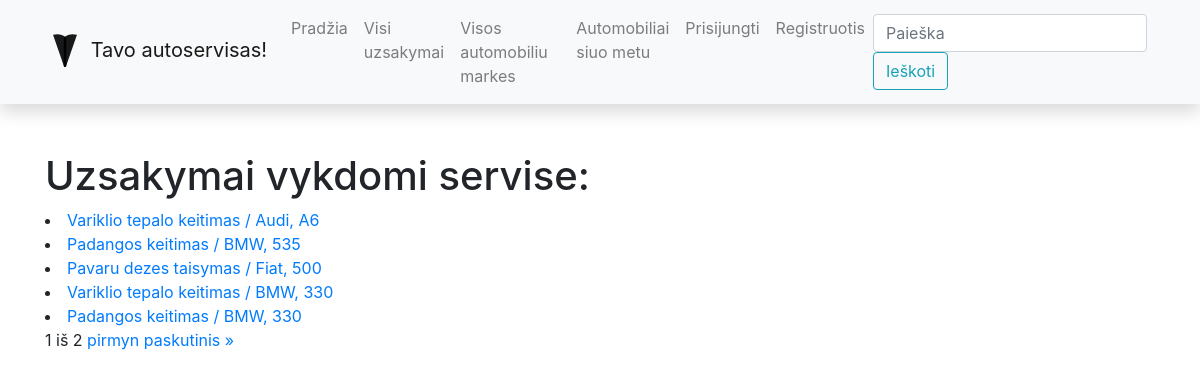
/autoservisas/uzsakymaseil/, run on the app's committed database.
### autoservisas/models.py (models this page shows, shortened)
class UzsakymoEilute(models.Model):
    kiekis = models.CharField('Kiekis', max_length=2, help_text='Iveskite perkamos paslaugos kieki')
    kaina = models.FloatField('Kaina', max_length=10, help_text='Iveskite paslaugos kaina', default=0)
    paslauga_id = models.ForeignKey('Paslauga', on_delete=models.SET_NULL, null=True)
    uzsakymas_id = models.ForeignKey('Uzsakymas', on_delete=models.SET_NULL, null=True)
    useris = models.ForeignKey(User, on_delete=models.SET_NULL, null=True, blank=True)
    grazinti_iki = models.DateField('Pabaigti darbus iki: ', null=True, blank=True)
    class Meta:
        verbose_name = "Uzsakymo eilute"
        verbose_name_plural = "Uzsakymo eilutes"

class Paslauga(models.Model):
    pavadinimas = models.CharField('Pavadinimas', max_length=200, help_text='Iveskite paslaugos pavadinima')
    kaina = models.FloatField('Kaina', max_length=10, help_text='Iveskite paslaugos kaina')
    class Meta:
        verbose_name = "Paslauga"
        verbose_name_plural = "Paslaugos"

class Uzsakymas(models.Model):
    data = models.DateField('Uzsakymo data', null=True, blank=True)
    automobilis_id = models.ForeignKey('Automobilis', on_delete=models.SET_NULL, null=True)
    suma = models.FloatField('Suma', max_length=10, help_text='Iveskite paslaugos kaina', default=0)
    LOAN_STATUS = (
        ('a', 'Uzsakymas gautas'),
        ('p', 'Uzsakymas priimtas'),
        ('g', 'Uzsakymas vykdomas'),
        ('r', 'Uzsakymas baigtas')
    )
    status = models.CharField(
        max_length=1,
        choices=LOAN_STATUS,
        blank=True,
        default='a',
        help_text='Status'
    )
    class Meta:
        ordering = ['data']
        verbose_name = "Uzsakymas"
        verbose_name_plural = "Uzsakymai"

class Automobilis(models.Model):
    valstybinis_numeris = models.CharField('Automobilio valstybinis numeris',
                                           max_length=6, help_text='Iveskite automobilio valstybini numeri')
    automobilio_modelis_id = models.ForeignKey('Modelis', on_delete=models.SET_NULL, null=True)
    vin_kodas = models.CharField('VIN kodas', max_length=17, help_text='Iveskite VIN numeri')
    klientas = models.CharField('Klientas', max_length=100, help_text='Iveskite klienta')
    automobilis_pic = models.ImageField('Auto Nuotrauka', upload_to='car_pics', null=True, blank=True)
    aprasymas = HTMLField()
    class Meta:
        verbose_name = "Automobilis"
        verbose_name_plural = "Automobiliai"

class Modelis(models.Model):
    marke = models.CharField('Automobilio marke', max_length=100, help_text='Iveskite automobilio marke')
    modelis = models.CharField('Automobilio modelis', max_length=100, help_text='Iveskite automobilio modeli')
    class Meta:
        verbose_name = "Modelis"
        verbose_name_plural = "Modeliai"
    def __str__(self):
        return f'{self.marke}, {self.modelis}'

### autoservisas/views.py (the view)
# urls.py: path('uzsakymaseil/', views.OrdersListView.as_view(), name='uzsakymaseil'),
class OrdersListView(generic.ListView):
    model = UzsakymoEilute
    paginate_by = 5
    template_name = 'uzsakymai_eilutes.html'
    context_object_name = 'uzsakymai_num'

### autoservisas/templates/uzsakymai_eilutes.html (shortened to what this page needs)
{% extends "base.html" %}
{% block content %}
<h1>Uzsakymai vykdomi servise: </h1>
{% for uzsak in uzsakymai_num %}
<li><a href="{% url 'uzsakeil-detail' uzsak.id %}">{{uzsak.paslauga_id.pavadinimas}} /
{{uzsak.uzsakymas_id.automobilis_id.automobilio_modelis_id}}</a></li>
{% endfor %}
<div class="pagination"><span class="step-links">
        <span class="current">
            {{ page_obj.number }} iš {{ page_obj.paginator.num_pages }}</span>
        {% if page_obj.has_next %}
            <a href="?page={{ page_obj.next_page_number }}"> pirmyn </a>
            <a href="?page={{ page_obj.paginator.num_pages }}"> paskutinis &raquo;</a>
        {% endif %}
    </span></div>
{% endblock %}

### data on the page
UzsakymoEilute: paslauga_id.pavadinimas "Variklio tepalo keitimas", uzsakymas_id.automobilis_id.automobilio_modelis_id "Audi, A6"
UzsakymoEilute: paslauga_id.pavadinimas "Padangos keitimas", uzsakymas_id.automobilis_id.automobilio_modelis_id "BMW, 535"
UzsakymoEilute: paslauga_id.pavadinimas "Pavaru dezes taisymas", uzsakymas_id.automobilis_id.automobilio_modelis_id "Fiat, 500"
UzsakymoEilute: paslauga_id.pavadinimas "Variklio tepalo keitimas", uzsakymas_id.automobilis_id.automobilio_modelis_id "BMW, 330"
UzsakymoEilute: paslauga_id.pavadinimas "Padangos keitimas", uzsakymas_id.automobilis_id.automobilio_modelis_id "BMW, 330"

### other printed values
{{ page_obj.number }} "1"
{{ page_obj.paginator.num_pages }} "2"
